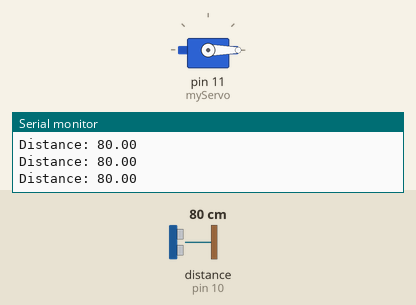
Simulated run of this sketch. Board: Arduino Uno, built with avr-gcc and run on an emulated ATmega328P. Shown: servo, the last lines printed to the serial monitor. The test bench sets the inputs (shaded band); at power-on: distance to the obstacle (sensor on pin 10) 80 cm. The echo pulse lasts 58.3 µs per cm.

Above: at 1.3 s.
1.4 s: distance to the obstacle (sensor on pin 10) set to 16 cm
2.9 s: distance to the obstacle (sensor on pin 10) set to 13 cm
At 4.5 s:
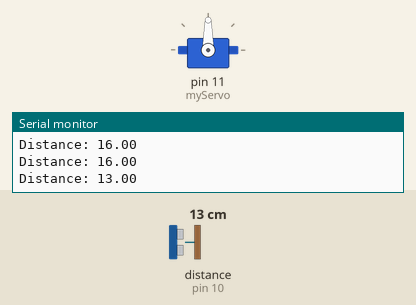
Timing chart, 0 to 10.0 s (numbered marks = the images above; inputs shaded):
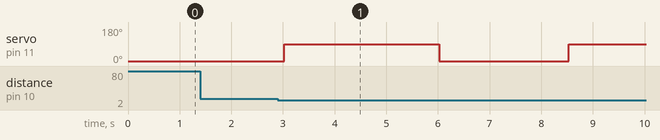

The sketch:

smartTrashBin.ino
```cpp
#include <HCSR04.h>  // Include the library for HC-SR04
#include <Servo.h>   // Include the library for Servo

// Initialize the sensor HC-SR04 with Trigger and Echo pins
UltraSonicDistanceSensor distanceSensor(9, 10);
Servo myServo;  // Create servo object

void setup() {
    Serial.begin(9600);    // Start serial communication
    myServo.attach(11);    // Attach the servo to pin 11
    myServo.write(0);      // Close the trash bin initially
}

void loop() {
    // Get the distance from the ultrasonic sensor
    float distance = distanceSensor.measureDistanceCm();

    Serial.print("Distance: ");
    Serial.println(distance); // Print distance for debugging

    if (distance < 15) { // If an object is detected within 15 cm
        myServo.write(90); // Open the trash bin
        delay(3000);       // Keep it open for 3 seconds
        myServo.write(0);  // Close the trash bin
        delay(2000);       // Wait for 2 seconds before next measurement
    }

    delay(500); // Delay for stabilization
}
```

Measured:
- the behaviour switches between 15 and 14 cm on distance to the obstacle (sensor on pin 10) (found by bisection; images 0 and 1)
- after the input at 2.9 s, servo on pin 11 (myServo): 0° → 90° after 0.13 s, → 0° 3.0 s later, → 90° 2.5 s later
